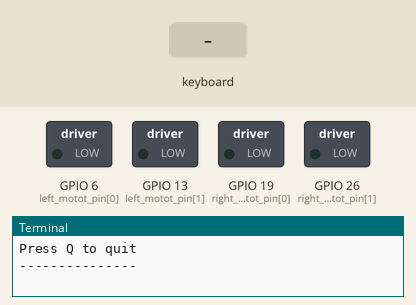
Recording of a program running on a simulated Raspberry Pi (BCM pin numbers). On the bench: switched loads named in the program (green lamp = pin HIGH), the last lines printed to the terminal. The test bench sets the inputs (shaded band).

Above: at 1.2 s.
1.3 s: key "8" typed on the keyboard
At 2.1 s:
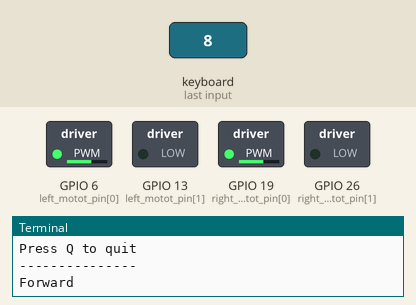
2.8 s: key "2" typed on the keyboard
At 3.2 s:
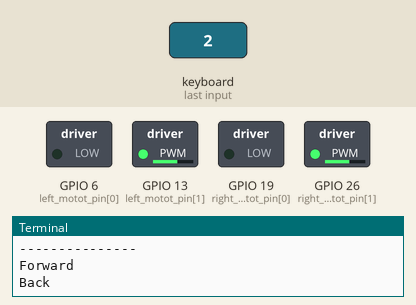
4.3 s: key "4" typed on the keyboard
At 5.5 s:
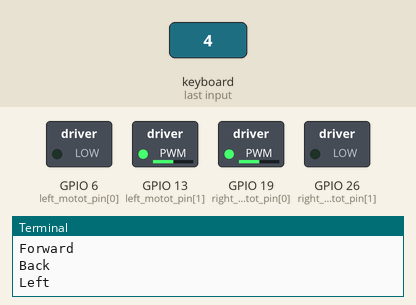
5.8 s: key "6" typed on the keyboard
At 6.7 s:
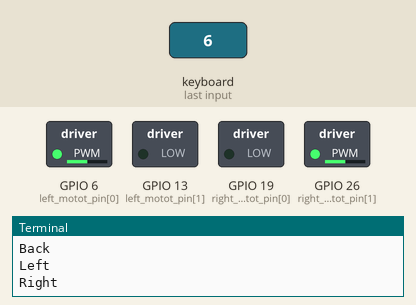
7.3 s: key "7" typed on the keyboard
At 7.8 s:
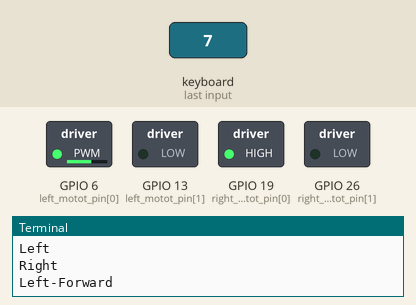
8.8 s: key "9" typed on the keyboard
At 10.2 s:
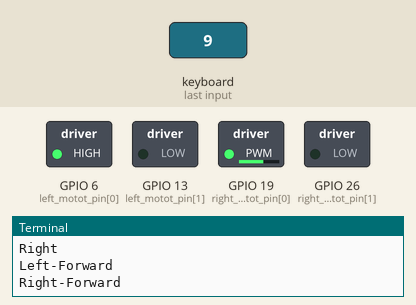
Timing chart, 0 to 11.3 s (numbered marks = the images above; inputs shaded):
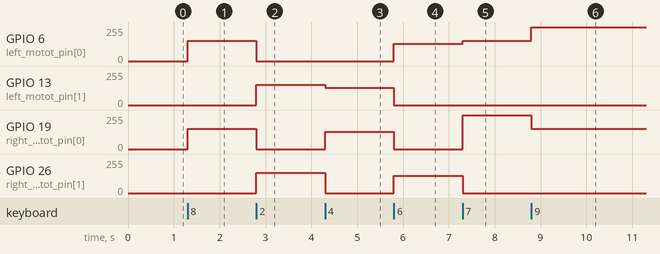

Measured:
- after the input at 1.3 s, GPIO 6 (left_motot_pin[0]), GPIO 19 (right_motot_pin[0]): 0/255 → 153/255 at once
- after the input at 2.8 s, GPIO 6 (left_motot_pin[0]), GPIO 19 (right_motot_pin[0]): 153/255 → 0/255 at once; GPIO 13 (left_motot_pin[1]), GPIO 26 (right_motot_pin[1]): 0/255 → 153/255 at once
- after the input at 4.3 s, GPIO 13 (left_motot_pin[1]): 153/255 → 128/255 at once; GPIO 19 (right_motot_pin[0]): 0/255 → 128/255 at once; GPIO 26 (right_motot_pin[1]): 153/255 → 0/255 at once
- after the input at 5.8 s, GPIO 6 (left_motot_pin[0]), GPIO 26 (right_motot_pin[1]): 0/255 → 128/255 at once; GPIO 13 (left_motot_pin[1]), GPIO 19 (right_motot_pin[0]): 128/255 → 0/255 at once
- after the input at 7.3 s, GPIO 6 (left_motot_pin[0]): 128/255 → 153/255 at once; GPIO 19 (right_motot_pin[0]): 0/255 → 255/255 at once; GPIO 26 (right_motot_pin[1]): 128/255 → 0/255 at once
- after the input at 8.8 s, GPIO 6 (left_motot_pin[0]): 153/255 → 255/255 at once; GPIO 19 (right_motot_pin[0]): 255/255 → 153/255 at once

The program:

motor_test.py
```python
import RPi.GPIO as GPIO
import time
import readchar

# -----宣告GPIO腳位-----
right_motot_pin = [19, 26]
left_motot_pin = [6, 13]
GPIO.setmode(GPIO.BCM)
for i in range(2):
    GPIO.setup(left_motot_pin[i], GPIO.OUT)
    GPIO.setup(right_motot_pin[i], GPIO.OUT)
left_pwm_0 = GPIO.PWM(left_motot_pin[0],100)
left_pwm_1 = GPIO.PWM(left_motot_pin[1],100)
right_pwm_0 = GPIO.PWM(right_motot_pin[0],100)
right_pwm_1 = GPIO.PWM(right_motot_pin[1],100)

# -----馬達控制函式-----
# motor 輸入 0 控制左輪，輸入 1 控制右輪
# speed 輸入範圍 100 ~ -100
def motorWrite(motor, speed):
    if motor == 0:
        if speed == 0:
            left_pwm_0.stop()
            left_pwm_1.stop()
            GPIO.output(left_motot_pin[0],False)
            GPIO.output(left_motot_pin[1],False)
        elif speed > 0:
            left_pwm_1.stop()
            GPIO.output(left_motot_pin[1],False)
            left_pwm_0.start(speed)
        elif speed < 0:
            left_pwm_0.stop()
            GPIO.output(left_motot_pin[0],False)
            left_pwm_1.start(speed * -1)
    if motor == 1:
        if speed == 0:
            right_pwm_0.stop()
            right_pwm_1.stop()
            GPIO.output(right_motot_pin[0],False)
            GPIO.output(right_motot_pin[1],False)
        elif speed > 0:
            right_pwm_1.stop()
            GPIO.output(right_motot_pin[1],False)
            right_pwm_0.start(speed)
        elif speed < 0:
            right_pwm_0.stop()
            GPIO.output(right_motot_pin[0],False)
            right_pwm_1.start(speed * -1)

# -----主程式-----
try:
    print('Press Q to quit')
    print('---------------')
    while True:
        getch = readchar.readchar()
        if getch == 'q': break # 按 Q 跳出程式
        # -----停止-----
        elif getch == '5':
            print('Stop')
            motorWrite(0,0)
            motorWrite(1,0)
        # -----前進-----
        elif getch == '8':
            print('Forward')
            motorWrite(0,60)
            motorWrite(1,60)
        # -----後退-----
        elif getch == '2':
            print('Back')
            motorWrite(0,-60)
            motorWrite(1,-60)
        # -----左旋-----
        elif getch == '4':
            print('Left')
            motorWrite(0,-50)
            motorWrite(1,50)
        # -----右旋-----
        elif getch == '6':
            print('Right')
            motorWrite(0,50)
            motorWrite(1,-50)
        # -----左-前進-----
        elif getch == '7':
            print('Left-Forward')
            motorWrite(0,60)
            motorWrite(1,100)
        # -----右-前進-----
        elif getch == '9':
            print('Right-Forward')
            motorWrite(0,100)
            motorWrite(1,60)
        # -----左-後退-----
        elif getch == '1':
            print('Left-Back')
            motorWrite(0,-60)
            motorWrite(1,-100)
        # -----右-後退-----
        elif getch == '3':
            print('Right-Back')
            motorWrite(0,-100)
            motorWrite(1,-60)
except KeyboardInterrupt:
    print('關閉程式')
finally:
    GPIO.cleanup()
    print('---------------')
    print('Stop program')
```
